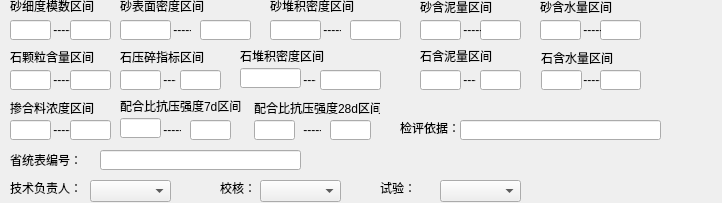
         <widget class="QWidget" name="ConMixDesignPage">
          <property name="geometry">
           <rect>
            <x>0</x>
            <y>0</y>
            <width>722</width>
            <height>203</height>
           </rect>
          </property>
          <attribute name="label">
           <string>7、混凝土配合比设计报告</string>
          </attribute>
          <widget class="QLineEdit" name="MinS_SurfaceDensityEdit">
           <property name="geometry">
            <rect>
             <x>120</x>
             <y>20</y>
             <width>51</width>
             <height>20</height>
            </rect>
           </property>
          </widget>
          <widget class="QLineEdit" name="MaxS_SurfaceDensityEdit">
           <property name="geometry">
            <rect>
             <x>200</x>
             <y>20</y>
             <width>51</width>
             <height>20</height>
            </rect>
           </property>
          </widget>
          <widget class="QLineEdit" name="MinS_FinenessDensityEdit">
           <property name="geometry">
            <rect>
             <x>10</x>
             <y>20</y>
             <width>41</width>
             <height>20</height>
            </rect>
           </property>
           <property name="text">
            <string/>
           </property>
          </widget>
          <widget class="QLabel" name="label_5">
           <property name="geometry">
            <rect>
             <x>50</x>
             <y>20</y>
             <width>21</width>
             <height>20</height>
            </rect>
           </property>
           <property name="text">
            <string> -----</string>
           </property>
          </widget>
          <widget class="QLabel" name="label_8">
           <property name="geometry">
            <rect>
             <x>170</x>
             <y>20</y>
             <width>21</width>
             <height>20</height>
            </rect>
           </property>
           <property name="text">
            <string> -----</string>
           </property>
          </widget>
          <widget class="QLabel" name="S_FinenessDensityLabel">
           <property name="geometry">
            <rect>
             <x>10</x>
             <y>0</y>
             <width>84</width>
             <height>12</height>
            </rect>
           </property>
           <property name="text">
            <string>砂细度模数区间</string>
           </property>
          </widget>
          <widget class="QLineEdit" name="MaxS_FinenessDensityEdit">
           <property name="geometry">
            <rect>
             <x>70</x>
             <y>20</y>
             <width>41</width>
             <height>20</height>
            </rect>
           </property>
          </widget>
          <widget class="QLabel" name="S_SurfaceDensityLabel">
           <property name="geometry">
            <rect>
             <x>120</x>
             <y>0</y>
             <width>84</width>
             <height>12</height>
            </rect>
           </property>
           <property name="text">
            <string>砂表面密度区间</string>
           </property>
          </widget>
          <widget class="QLabel" name="label_9">
           <property name="geometry">
            <rect>
             <x>320</x>
             <y>20</y>
             <width>21</width>
             <height>20</height>
            </rect>
           </property>
           <property name="text">
            <string> -----</string>
           </property>
          </widget>
          <widget class="QLineEdit" name="MinS_DensityEdit">
           <property name="geometry">
            <rect>
             <x>270</x>
             <y>20</y>
             <width>51</width>
             <height>20</height>
            </rect>
           </property>
          </widget>
          <widget class="QLineEdit" name="MaxS_DensityEdit">
           <property name="geometry">
            <rect>
             <x>350</x>
             <y>20</y>
             <width>51</width>
             <height>20</height>
            </rect>
           </property>
          </widget>
          <widget class="QLabel" name="S_DensityLabel">
           <property name="geometry">
            <rect>
             <x>270</x>
             <y>0</y>
             <width>103</width>
             <height>12</height>
            </rect>
           </property>
           <property name="text">
            <string>砂堆积密度区间</string>
           </property>
          </widget>
          <widget class="QLineEdit" name="MaxS_SlitContentEdit">
           <property name="geometry">
            <rect>
             <x>480</x>
             <y>20</y>
             <width>41</width>
             <height>20</height>
            </rect>
           </property>
          </widget>
          <widget class="QLabel" name="S_SlitContentLabel_2">
           <property name="geometry">
            <rect>
             <x>420</x>
             <y>0</y>
             <width>84</width>
             <height>14</height>
            </rect>
           </property>
           <property name="text">
            <string>砂含泥量区间</string>
           </property>
          </widget>
          <widget class="QLineEdit" name="MinS_SlitContentEdit">
           <property name="geometry">
            <rect>
             <x>420</x>
             <y>20</y>
             <width>41</width>
             <height>20</height>
            </rect>
           </property>
          </widget>
          <widget class="QLabel" name="label_13">
           <property name="geometry">
            <rect>
             <x>460</x>
             <y>20</y>
             <width>21</width>
             <height>20</height>
            </rect>
           </property>
           <property name="text">
            <string> -----</string>
           </property>
          </widget>
          <widget class="QLineEdit" name="MaxS_WaterContentEdit">
           <property name="geometry">
            <rect>
             <x>600</x>
             <y>20</y>
             <width>41</width>
             <height>20</height>
            </rect>
           </property>
          </widget>
          <widget class="QLabel" name="label_15">
           <property name="geometry">
            <rect>
             <x>580</x>
             <y>20</y>
             <width>21</width>
             <height>20</height>
            </rect>
           </property>
           <property name="text">
            <string> -----</string>
           </property>
          </widget>
          <widget class="QLabel" name="S_WaterContentLabel_2">
           <property name="geometry">
            <rect>
             <x>540</x>
             <y>0</y>
             <width>78</width>
             <height>14</height>
            </rect>
           </property>
           <property name="text">
            <string>砂含水量区间</string>
           </property>
          </widget>
          <widget class="QLineEdit" name="MinS_WaterContentEdit">
           <property name="geometry">
            <rect>
             <x>540</x>
             <y>20</y>
             <width>41</width>
             <height>20</height>
            </rect>
           </property>
          </widget>
          <widget class="QLabel" name="G_GrainContentLabel_2">
           <property name="geometry">
            <rect>
             <x>10</x>
             <y>50</y>
             <width>84</width>
             <height>14</height>
            </rect>
           </property>
           <property name="text">
            <string>石颗粒含量区间</string>
           </property>
          </widget>
          <widget class="QLabel" name="label_17">
           <property name="geometry">
            <rect>
             <x>50</x>
             <y>70</y>
             <width>21</width>
             <height>20</height>
            </rect>
           </property>
           <property name="text">
            <string> -----</string>
           </property>
          </widget>
          <widget class="QLineEdit" name="MaxG_GrainContentEdit">
           <property name="geometry">
            <rect>
             <x>70</x>
             <y>70</y>
             <width>41</width>
             <height>20</height>
            </rect>
           </property>
          </widget>
          <widget class="QLabel" name="label_19">
           <property name="geometry">
            <rect>
             <x>160</x>
             <y>70</y>
             <width>16</width>
             <height>20</height>
            </rect>
           </property>
           <property name="text">
            <string> -----</string>
           </property>
          </widget>
          <widget class="QLineEdit" name="MaxG_CrushLevelEdit">
           <property name="geometry">
            <rect>
             <x>180</x>
             <y>70</y>
             <width>41</width>
             <height>20</height>
            </rect>
           </property>
          </widget>
          <widget class="QLineEdit" name="MinG_CrushLevelEdit">
           <property name="geometry">
            <rect>
             <x>120</x>
             <y>70</y>
             <width>41</width>
             <height>20</height>
            </rect>
           </property>
          </widget>
          <widget class="QLabel" name="G_CrushLevelLabel_2">
           <property name="geometry">
            <rect>
             <x>120</x>
             <y>50</y>
             <width>103</width>
             <height>14</height>
            </rect>
           </property>
           <property name="text">
            <string>石压碎指标区间</string>
           </property>
          </widget>
          <widget class="QLineEdit" name="MinG_GrainContentEdit">
           <property name="geometry">
            <rect>
             <x>10</x>
             <y>70</y>
             <width>41</width>
             <height>20</height>
            </rect>
           </property>
          </widget>
          <widget class="QLineEdit" name="MinG_DensityEdit">
           <property name="geometry">
            <rect>
             <x>240</x>
             <y>68</y>
             <width>61</width>
             <height>20</height>
            </rect>
           </property>
          </widget>
          <widget class="QLineEdit" name="MinG_SlitContentEdit">
           <property name="geometry">
            <rect>
             <x>420</x>
             <y>70</y>
             <width>41</width>
             <height>20</height>
            </rect>
           </property>
          </widget>
          <widget class="QLineEdit" name="MaxG_SlitContentEdit">
           <property name="geometry">
            <rect>
             <x>480</x>
             <y>70</y>
             <width>41</width>
             <height>20</height>
            </rect>
           </property>
          </widget>
          <widget class="QLabel" name="label_21">
           <property name="geometry">
            <rect>
             <x>300</x>
             <y>70</y>
             <width>16</width>
             <height>20</height>
            </rect>
           </property>
           <property name="text">
            <string> -----</string>
           </property>
          </widget>
          <widget class="QLabel" name="G_DensityLabel_2">
           <property name="geometry">
            <rect>
             <x>240</x>
             <y>50</y>
             <width>126</width>
             <height>12</height>
            </rect>
           </property>
           <property name="text">
            <string>石堆积密度区间</string>
           </property>
          </widget>
          <widget class="QLineEdit" name="MaxG_DensityEdit">
           <property name="geometry">
            <rect>
             <x>320</x>
             <y>70</y>
             <width>61</width>
             <height>20</height>
            </rect>
           </property>
          </widget>
          <widget class="QLabel" name="label_23">
           <property name="geometry">
            <rect>
             <x>460</x>
             <y>70</y>
             <width>16</width>
             <height>20</height>
            </rect>
           </property>
           <property name="text">
            <string> -----</string>
           </property>
          </widget>
          <widget class="QLabel" name="G_SlitContentLabel_2">
           <property name="geometry">
            <rect>
             <x>420</x>
             <y>50</y>
             <width>78</width>
             <height>12</height>
            </rect>
           </property>
           <property name="text">
            <string>石含泥量区间</string>
           </property>
          </widget>
          <widget class="QLineEdit" name="MinG_WaterContentEdit">
           <property name="geometry">
            <rect>
             <x>541</x>
             <y>70</y>
             <width>41</width>
             <height>20</height>
            </rect>
           </property>
          </widget>
          <widget class="QLabel" name="label_25">
           <property name="geometry">
            <rect>
             <x>580</x>
             <y>70</y>
             <width>21</width>
             <height>20</height>
            </rect>
           </property>
           <property name="text">
            <string> -----</string>
           </property>
          </widget>
          <widget class="QLineEdit" name="MaxG_WaterContentEdit">
           <property name="geometry">
            <rect>
             <x>600</x>
             <y>70</y>
             <width>41</width>
             <height>20</height>
            </rect>
           </property>
          </widget>
          <widget class="QLabel" name="G_WaterContentLabel_2">
           <property name="geometry">
            <rect>
             <x>541</x>
             <y>52</y>
             <width>78</width>
             <height>12</height>
            </rect>
           </property>
           <property name="text">
            <string>石含水量区间</string>
           </property>
          </widget>
          <widget class="QLabel" name="label_27">
           <property name="geometry">
            <rect>
             <x>50</x>
             <y>120</y>
             <width>21</width>
             <height>20</height>
            </rect>
           </property>
           <property name="text">
            <string> -----</string>
           </property>
          </widget>
          <widget class="QLineEdit" name="MaxA_DensityEdit">
           <property name="geometry">
            <rect>
             <x>70</x>
             <y>120</y>
             <width>41</width>
             <height>20</height>
            </rect>
           </property>
          </widget>
          <widget class="QLabel" name="A_DensityLabel_2">
           <property name="geometry">
            <rect>
             <x>10</x>
             <y>102</y>
             <width>103</width>
             <height>12</height>
            </rect>
           </property>
           <property name="text">
            <string>掺合料浓度区间</string>
           </property>
          </widget>
          <widget class="QLineEdit" name="MinA_DensityEdit">
           <property name="geometry">
            <rect>
             <x>10</x>
             <y>120</y>
             <width>41</width>
             <height>20</height>
            </rect>
           </property>
          </widget>
          <widget class="QLabel" name="label_29">
           <property name="geometry">
            <rect>
             <x>160</x>
             <y>120</y>
             <width>21</width>
             <height>20</height>
            </rect>
           </property>
           <property name="text">
            <string> -----</string>
           </property>
          </widget>
          <widget class="QLineEdit" name="MaxR28_CompressionEdit">
           <property name="geometry">
            <rect>
             <x>330</x>
             <y>120</y>
             <width>41</width>
             <height>20</height>
            </rect>
           </property>
          </widget>
          <widget class="QLineEdit" name="MinR7_CompressionEdit">
           <property name="geometry">
            <rect>
             <x>120</x>
             <y>118</y>
             <width>41</width>
             <height>20</height>
            </rect>
           </property>
          </widget>
          <widget class="QLineEdit" name="MaxR7_CompressionEdit">
           <property name="geometry">
            <rect>
             <x>190</x>
             <y>120</y>
             <width>41</width>
             <height>20</height>
            </rect>
           </property>
          </widget>
          <widget class="QLineEdit" name="MinR28_CompressionEdit">
           <property name="geometry">
            <rect>
             <x>254</x>
             <y>120</y>
             <width>41</width>
             <height>20</height>
            </rect>
           </property>
          </widget>
          <widget class="QLabel" name="R28_CompressionLabel_2">
           <property name="geometry">
            <rect>
             <x>254</x>
             <y>102</y>
             <width>126</width>
             <height>12</height>
            </rect>
           </property>
           <property name="text">
            <string>配合比抗压强度28d区间</string>
           </property>
          </widget>
          <widget class="QLabel" name="label_31">
           <property name="geometry">
            <rect>
             <x>300</x>
             <y>120</y>
             <width>21</width>
             <height>20</height>
            </rect>
           </property>
           <property name="text">
            <string> -----</string>
           </property>
          </widget>
          <widget class="QLabel" name="R7_CompressionLabel_2">
           <property name="geometry">
            <rect>
             <x>120</x>
             <y>100</y>
             <width>132</width>
             <height>12</height>
            </rect>
           </property>
           <property name="text">
            <string>配合比抗压强度7d区间</string>
           </property>
          </widget>
          <widget class="QLineEdit" name="Project7ConDesignSpeciEdit">
           <property name="geometry">
            <rect>
             <x>460</x>
             <y>120</y>
             <width>201</width>
             <height>20</height>
            </rect>
           </property>
          </widget>
          <widget class="QLabel" name="ConDesignSpeciLabel">
           <property name="geometry">
            <rect>
             <x>400</x>
             <y>120</y>
             <width>71</width>
             <height>16</height>
            </rect>
           </property>
           <property name="text">
            <string>检评依据：</string>
           </property>
          </widget>
          <widget class="QLabel" name="label_86">
           <property name="geometry">
            <rect>
             <x>220</x>
             <y>180</y>
             <width>31</width>
             <height>16</height>
            </rect>
           </property>
           <property name="text">
            <string>校核：</string>
           </property>
          </widget>
          <widget class="QLabel" name="label_87">
           <property name="geometry">
            <rect>
             <x>10</x>
             <y>180</y>
             <width>71</width>
             <height>16</height>
            </rect>
           </property>
           <property name="text">
            <string>技术负责人：</string>
           </property>
          </widget>
          <widget class="QComboBox" name="Project7try">
           <property name="geometry">
            <rect>
             <x>440</x>
             <y>180</y>
             <width>81</width>
             <height>22</height>
            </rect>
           </property>
          </widget>
          <widget class="QComboBox" name="Project7Manager">
           <property name="geometry">
            <rect>
             <x>90</x>
             <y>180</y>
             <width>81</width>
             <height>22</height>
            </rect>
           </property>
          </widget>
          <widget class="QLabel" name="label_88">
           <property name="geometry">
            <rect>
             <x>380</x>
             <y>180</y>
             <width>51</width>
             <height>16</height>
            </rect>
           </property>
           <property name="text">
            <string>试验：</string>
           </property>
          </widget>
          <widget class="QComboBox" name="Project7Checker">
           <property name="geometry">
            <rect>
             <x>260</x>
             <y>180</y>
             <width>81</width>
             <height>22</height>
            </rect>
           </property>
          </widget>
          <widget class="QLineEdit" name="Project7CodeEdit">
           <property name="geometry">
            <rect>
             <x>100</x>
             <y>150</y>
             <width>201</width>
             <height>20</height>
            </rect>
           </property>
          </widget>
          <widget class="QLabel" name="ConDesignSpeciLabel_2">
           <property name="geometry">
            <rect>
             <x>10</x>
             <y>150</y>
             <width>71</width>
             <height>20</height>
            </rect>
           </property>
           <property name="text">
            <string>省统表编号：</string>
           </property>
          </widget>
         </widget>
